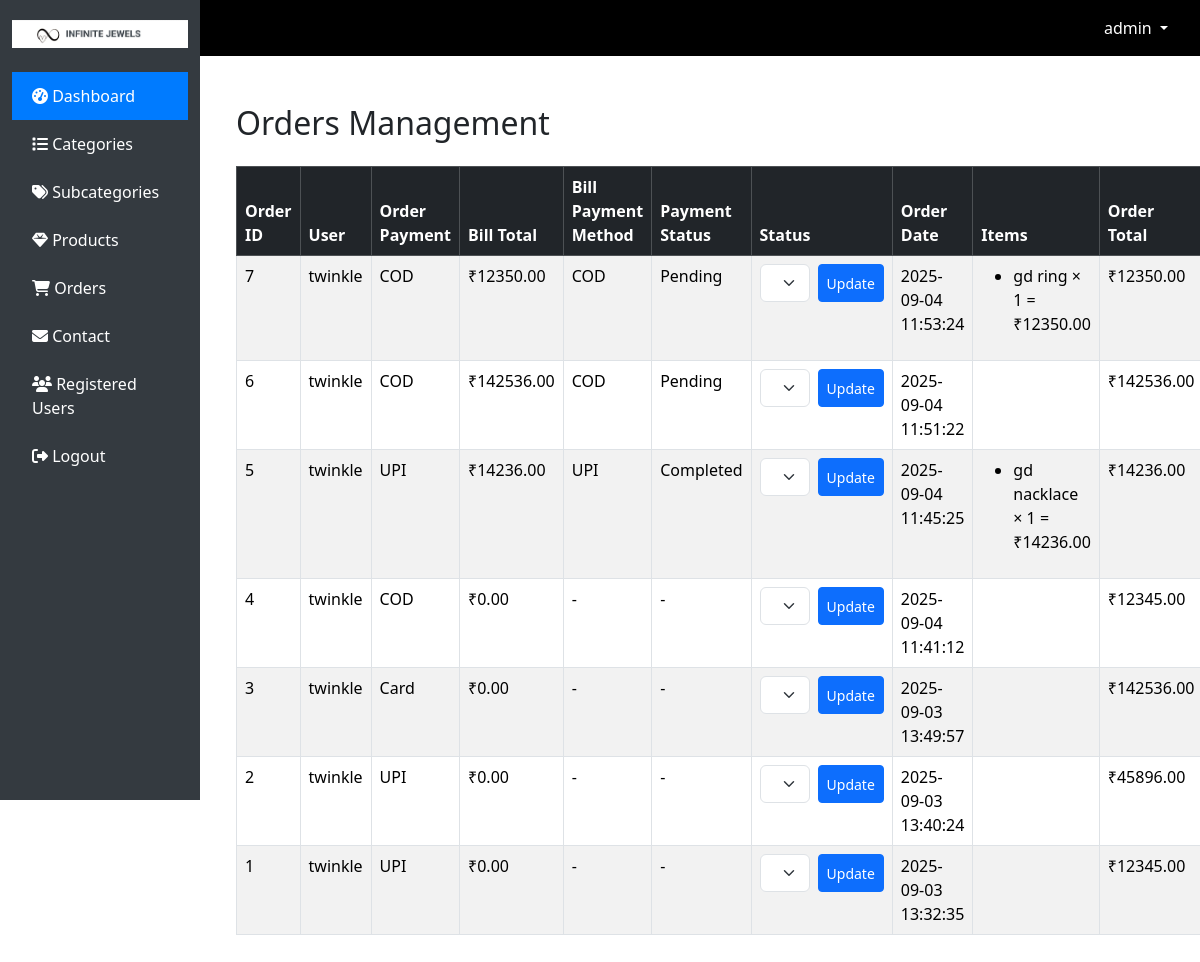
Page /orders.php (signed in) on the committed database.
### tables this page shows
CREATE TABLE `bill_payment` (
  `bill_id` int(11) NOT NULL,
  `user_id` int(11) DEFAULT NULL,
  `total_amount` decimal(10,2) DEFAULT NULL,
  `payment_method` varchar(50) DEFAULT NULL,
  `payment_status` varchar(20) DEFAULT NULL,
  `billing_date` datetime DEFAULT CURRENT_TIMESTAMP,
  `order_id` int(11) DEFAULT NULL
);

CREATE TABLE `orders` (
  `order_id` int(11) NOT NULL,
  `user_id` int(11) NOT NULL,
  `name` varchar(100) DEFAULT NULL,
  `email` varchar(100) DEFAULT NULL,
  `phone` varchar(20) DEFAULT NULL,
  `address` text,
  `total_amount` decimal(10,2) NOT NULL,
  `status` enum('pending','processing','completed','cancelled') DEFAULT 'pending',
  `payment_method` varchar(50) DEFAULT 'COD',
  `created_at` timestamp NOT NULL DEFAULT CURRENT_TIMESTAMP
);

CREATE TABLE `users` (
  `id` int(11) NOT NULL,
  `username` varchar(100) NOT NULL,
  `email` varchar(100) NOT NULL,
  `password` varchar(255) NOT NULL
);

CREATE TABLE `order_items` (
  `order_item_id` int(11) NOT NULL,
  `order_id` int(11) NOT NULL,
  `product_id` int(11) NOT NULL,
  `product_name` varchar(255) NOT NULL,
  `quantity` int(11) NOT NULL,
  `price` decimal(10,2) NOT NULL,
  `subtotal` decimal(10,2) NOT NULL
);

### orders.php (the view, shortened to what this page needs)
<?php
include 'header.php';
include 'db.php';
$ordersResult = $conn->query("SELECT o.*, u.username,
    b.total_amount AS bill_total, b.payment_method AS bill_payment_method, b.payment_status
    FROM orders o
    JOIN users u ON o.user_id = u.id
    LEFT JOIN bill_payment b ON o.order_id = b.order_id
    ORDER BY o.order_id DESC");
?>
<!DOCTYPE html>
<html>
<head>
    <link href="https://cdn.jsdelivr.net/npm/bootstrap@5.3.2/dist/css/bootstrap.min.css" rel="stylesheet"/>
</head>
<body>
<div class="container mt-4">
    <h2 class="mb-4">Orders Management</h2>
    <table class="table table-bordered table-striped">
        <thead class="table-dark">
            <tr>
                <th>Order ID</th>
                <th>User</th>
                <th>Order Payment</th>
                <th>Bill Total</th>
                <th>Bill Payment Method</th>
                <th>Payment Status</th>
                <th>Status</th>
                <th>Order Date</th>
                <th>Items</th>
                <th>Order Total</th>
            </tr>
        </thead>
        <tbody>
        <?php if($ordersResult->num_rows > 0) {
            while($order = $ordersResult->fetch_assoc()) {
                $order_id = $order['order_id'];
                $itemsResult = $conn->query("SELECT product_name, quantity, price, subtotal
                    FROM order_items WHERE order_id = $order_id");
        ?>
            <tr>
                <td><?= $order['order_id'] ?></td>
                <td><?= $order['username'] ?></td>
                <td><?= htmlspecialchars($order['payment_method']) ?></td>
                <td>₹<?= $order['bill_total'] ?? '0.00' ?></td>
                <td><?= htmlspecialchars($order['bill_payment_method'] ?? '-') ?></td>
                <td><?= ucfirst($order['payment_status'] ?? '-') ?></td>
                <td>
                    <form method="post" class="d-flex">
                        <select name="status" class="form-select me-2">
                            <option value="pending" <?= ($order['status']=="pending"?"selected":"") ?>>Pending</option>
                        </select>
                        <button type="submit" name="update_status" class="btn btn-primary btn-sm">Update</button>
                    </form>
                </td>
                <td><?= $order['created_at'] ?></td>
                <td>
                    <ul>
                    <?php while($item = $itemsResult->fetch_assoc()) { ?>
                        <li><?= $item['product_name'] ?> × <?= $item['quantity'] ?> = ₹<?= $item['subtotal'] ?></li>
                    <?php } ?>
                    </ul>
                </td>
                <td>₹<?= $order['total_amount'] ?></td>
            </tr>
        <?php }
        } else { ?>
            <tr>
                <td colspan="10" class="text-center">No orders found</td>
            </tr>
        <?php } ?>
        </tbody>
    </table>
</div>
</body>
</html>

### header.php (shortened to what this page needs)
<!DOCTYPE html>
<html lang="en">
<head>
    <link href="https://cdn.jsdelivr.net/npm/bootstrap@5.3.2/dist/css/bootstrap.min.css" rel="stylesheet"/>
    <link href="https://cdnjs.cloudflare.com/ajax/libs/font-awesome/6.5.0/css/all.min.css" rel="stylesheet"/>
</head>
<body>
<div class="container-fluid">
    <div class="row">
        <div class="col-md-2 sidebar">
            <div class="text-center mb-4">
                <img src="logo.jpg" alt="Logo" class="img-fluid" style="max-height:80px;">
            </div>
            <a href="dashboard.php" class="active"><i class="fas fa-tachometer-alt"></i> Dashboard</a>
            <a href="category.php"><i class="fas fa-list"></i> Categories</a>
            <a href="subcategory.php"><i class="fas fa-tags"></i> Subcategories</a>
            <a href="products.php"><i class="fas fa-gem"></i> Products</a>
            <a href="orders.php"><i class="fas fa-shopping-cart"></i> Orders</a>
            <a href="view_contact.php"><i class="fas fa-envelope"></i> Contact</a>
            <a href="users.php"><i class="fas fa-users"></i> Registered Users</a>
            <a href="logout.php"><i class="fas fa-sign-out-alt"></i> Logout</a>
        </div>
        <div class="col-md-10 p-0">
            <div class="topbar">
                <div class="dropdown ms-auto">
                    <button class="btn dropdown-toggle" type="button" data-bs-toggle="dropdown">
                        <?php echo isset($_SESSION['admin']) ? $_SESSION['admin'] : 'Admin'; ?>
                    </button>
                </div>
            </div>
            <div class="p-4">

### header.php (style rules this page uses)
body { background-color: #f8f9fa; }
.sidebar { height: 100vh; background-color: #343a40; padding-top: 20px; }
.sidebar a { color: #fff; display: block; padding: 12px 20px; text-decoration: none; }
.sidebar .active { background-color: #007bff; }
.topbar { background: #000; padding: 10px 20px; display: flex; justify-content: space-between; align-items: center; position: relative; }
.topbar .dropdown-toggle { background-color: #000 !important; color: #fff !important; border: none; }

### rows in the picture
bill_payment: order.order_id "7", user.username "twinkle", order.payment_method "COD", total_amount "12350.00", payment_method "COD", payment_status "Pending", order.created_at "2025-09-04 11:53:24", order.total_amount "12350.00"
order_items: product_name "gd ring", quantity "1", subtotal "12350.00"
bill_payment: order.order_id "6", user.username "twinkle", order.payment_method "COD", total_amount "142536.00", payment_method "COD", payment_status "Pending", order.created_at "2025-09-04 11:51:22", order.total_amount "142536.00"
bill_payment: order.order_id "5", user.username "twinkle", order.payment_method "UPI", total_amount "14236.00", payment_method "UPI", payment_status "Completed", order.created_at "2025-09-04 11:45:25", order.total_amount "14236.00"
order_items: product_name "gd nacklace", quantity "1", subtotal "14236.00"
orders: order_id "4", user.username "twinkle", payment_method "COD", bill_total "0.00", bill_payment_method "-", payment_status "-", status "Pending", created_at "2025-09-04 11:41:12", total_amount "12345.00"
orders: order_id "3", user.username "twinkle", payment_method "Card", bill_total "0.00", bill_payment_method "-", payment_status "-", status "Pending", created_at "2025-09-03 13:49:57", total_amount "142536.00"
orders: order_id "2", user.username "twinkle", payment_method "UPI", bill_total "0.00", bill_payment_method "-", payment_status "-", status "Pending", created_at "2025-09-03 13:40:24", total_amount "45896.00"
orders: order_id "1", user.username "twinkle", payment_method "UPI", bill_total "0.00", bill_payment_method "-", payment_status "-", status "Pending", created_at "2025-09-03 13:32:35", total_amount "12345.00"

### other values in the picture
$_SESSION['admin'] "admin"
